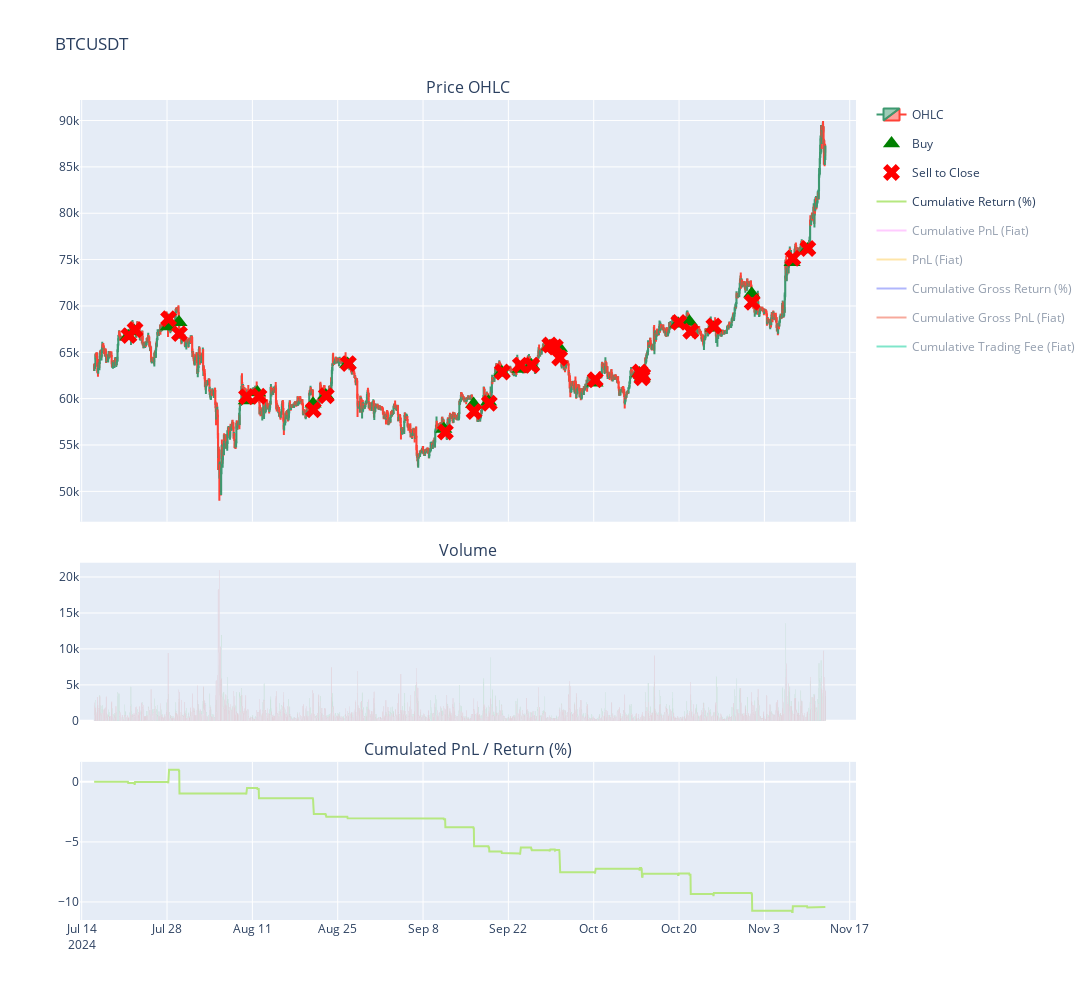

The cell this chart's notebook holds for it:
### Code cell
strategy1.summary(True)

### Figure 1 — Plotly figure (JSON) as saved in the notebook; plotly's stock layout.template omitted (floating-point values rounded to 4 significant figures; data arrays with more than 128 entries replaced by an {"elided": "..."} marker saying what was removed)
{"data": [{"close": {"elided": "2880 float values"}, "high": {"elided": "2880 float values"}, "legendgroup": "OHCL", "low": {"elided": "2880 float values"}, "name": "OHLC", "open": {"elided": "2880 float values"}, "type": "candlestick", "x": {"elided": "2880 str values"}, "xaxis": "x", "yaxis": "y"}, {"marker": {"color": "rgb(44, 160, 44)"}, "showlegend": false, "type": "bar", "x": {"elided": "1466 str values"}, "xaxis": "x2", "y": {"elided": "1466 float values"}, "yaxis": "y2"}, {"marker": {"color": "rgb(214, 39, 40)"}, "showlegend": false, "type": "bar", "x": {"elided": "1414 str values"}, "xaxis": "x2", "y": {"elided": "1414 float values"}, "yaxis": "y2"}, {"marker": {"color": "green", "size": 15, "symbol": 5}, "mode": "markers", "name": "Buy", "type": "scatter", "x": ["2024-07-21T15:00:00+08:00", "2024-07-22T16:00:00+08:00", "2024-07-28T05:00:00+08:00", "2024-07-29T23:00:00+08:00", "2024-08-10T00:00:00+08:00", "2024-08-11T20:00:00+08:00", "2024-08-20T23:00:00+08:00", "2024-08-23T01:00:00+08:00", "2024-08-26T15:00:00+08:00", "2024-09-11T10:00:00+08:00", "2024-09-16T07:00:00+08:00", "2024-09-18T18:00:00+08:00", "2024-09-20T22:00:00+08:00", "2024-09-23T22:00:00+08:00", "2024-09-25T18:00:00+08:00", "2024-09-28T18:00:00+08:00", "2024-09-29T16:00:00+08:00", "2024-09-30T09:00:00+08:00", "2024-10-06T05:00:00+08:00", "2024-10-13T12:00:00+08:00", "2024-10-13T20:00:00+08:00", "2024-10-13T23:00:00+08:00", "2024-10-19T20:00:00+08:00", "2024-10-21T17:00:00+08:00", "2024-10-25T15:00:00+08:00", "2024-10-31T22:00:00+08:00", "2024-11-07T13:00:00+08:00", "2024-11-10T01:00:00+08:00"], "xaxis": "x", "y": [66720.0, 67240.0, 67790.0, 68230.0, 59810.0, 60670.0, 59460.0, 60330.0, 63730.0, 56720.0, 59430.0, 59650.0, 62840.0, 63190.0, 63610.0, 65630.0, 65480.0, 65460.0, 61720.0, 62710.0, 62560.0, 62250.0, 68090.0, 68300.0, 67650.0, 71308, 74710.0, 76090.0], "yaxis": "y"}, {"marker": {"color": "red", "size": 15, "symbol": 6}, "mode": "markers", "name": "Sell", "type": "scatter", "x": [], "xaxis": "x", "y": [], "yaxis": "y"}, {"marker": {"color": "green", "size": 15, "symbol": "x"}, "mode": "markers", "name": "Buy to Close", "type": "scatter", "x": [], "xaxis": "x", "y": [], "yaxis": "y"}, {"marker": {"color": "red", "size": 15, "symbol": "x"}, "mode": "markers", "name": "Sell to Close", "type": "scatter", "x": ["2024-07-21T18:00:00+08:00", "2024-07-22T18:00:00+08:00", "2024-07-28T06:00:00+08:00", "2024-07-30T01:00:00+08:00", "2024-08-10T01:00:00+08:00", "2024-08-12T02:00:00+08:00", "2024-08-21T00:00:00+08:00", "2024-08-23T03:00:00+08:00", "2024-08-26T18:00:00+08:00", "2024-09-11T16:00:00+08:00", "2024-09-16T09:00:00+08:00", "2024-09-18T21:00:00+08:00", "2024-09-21T00:00:00+08:00", "2024-09-23T23:00:00+08:00", "2024-09-25T20:00:00+08:00", "2024-09-28T19:00:00+08:00", "2024-09-29T17:00:00+08:00", "2024-09-30T10:00:00+08:00", "2024-10-06T06:00:00+08:00", "2024-10-13T14:00:00+08:00", "2024-10-13T22:00:00+08:00", "2024-10-14T01:00:00+08:00", "2024-10-19T23:00:00+08:00", "2024-10-21T22:00:00+08:00", "2024-10-25T17:00:00+08:00", "2024-11-01T00:00:00+08:00", "2024-11-07T16:00:00+08:00", "2024-11-10T03:00:00+08:00"], "xaxis": "x", "y": [66800.0, 67420.0, 68620.0, 67020.0, 60200.0, 60260.0, 58800.0, 60308, 63780, 56398, 58610.0, 59510.0, 62870.0, 63618, 63600.0, 65800.0, 65580.0, 64380.0, 62040.0, 62870.0, 62250.0, 62520.0, 68230.0, 67268, 67840.0, 70400.0, 75150, 76200.0], "yaxis": "y"}, {"name": "Cumulative Return (%)", "type": "scatter", "x": {"elided": "2880 str values"}, "xaxis": "x3", "y": {"elided": "2880 float values"}, "yaxis": "y3"}, {"name": "Cumulative PnL (Fiat)", "type": "scatter", "visible": "legendonly", "x": {"elided": "2880 str values"}, "xaxis": "x3", "y": {"elided": "2880 float values"}, "yaxis": "y3"}, {"name": "PnL (Fiat)", "type": "scatter", "visible": "legendonly", "x": {"elided": "2880 str values"}, "xaxis": "x2", "y": {"elided": "2880 float values"}, "yaxis": "y2"}, {"name": "Cumulative Gross Return (%)", "type": "scatter", "visible": "legendonly", "x": {"elided": "2880 str values"}, "xaxis": "x3", "y": {"elided": "2880 float values"}, "yaxis": "y3"}, {"name": "Cumulative Gross PnL (Fiat)", "type": "scatter", "visible": "legendonly", "x": {"elided": "2880 str values"}, "xaxis": "x3", "y": {"elided": "2880 float values"}, "yaxis": "y3"}, {"name": "Cumulative Trading Fee (Fiat)", "type": "scatter", "visible": "legendonly", "x": {"elided": "2880 str values"}, "xaxis": "x3", "y": {"elided": "2880 float values"}, "yaxis": "y3"}], "layout": {"annotations": [{"font": {"size": 16}, "showarrow": false, "text": "Price OHLC", "x": 0.5, "xanchor": "center", "xref": "paper", "y": 1.0, "yanchor": "bottom", "yref": "paper"}, {"font": {"size": 16}, "showarrow": false, "text": "Volume", "x": 0.5, "xanchor": "center", "xref": "paper", "y": 0.4357, "yanchor": "bottom", "yref": "paper"}, {"font": {"size": 16}, "showarrow": false, "text": "Cumulated PnL / Return (%)", "x": 0.5, "xanchor": "center", "xref": "paper", "y": 0.1929, "yanchor": "bottom", "yref": "paper"}], "height": 1000, "hovermode": "x", "title": {"text": "BTCUSDT"}, "width": 1500, "xaxis": {"anchor": "y", "domain": [0, 1], "matches": "x3", "rangeslider": {"visible": false}, "showticklabels": false}, "xaxis2": {"anchor": "y2", "domain": [0, 1], "matches": "x3", "showticklabels": false}, "xaxis3": {"anchor": "y3", "domain": [0, 1]}, "yaxis": {"anchor": "x", "domain": [0.4857, 1.0]}, "yaxis2": {"anchor": "x2", "domain": [0.2429, 0.4357]}, "yaxis3": {"anchor": "x3", "domain": [0, 0.1929]}}}
